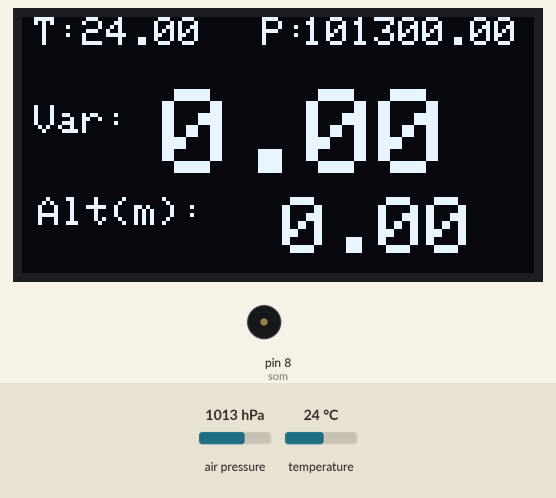
Simulated run of this sketch. Board: Arduino Uno, built with avr-gcc and run on an emulated ATmega328P. Shown: 128×64 one-colour display, buzzer (waves = sounding). The inputs (shaded band) are chosen by the test bench; at power-on: air pressure 1013 hPa, temperature 24 °C. What the sketch prints to the serial monitor is not drawn.

Above: at 1.8 s.
1.9 s: air pressure set to 952 hPa
At 4.9 s:
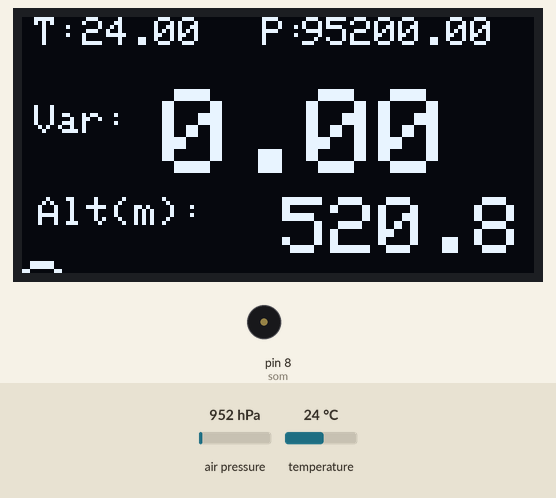
5.3 s: temperature set to 28 °C
At 6.9 s:
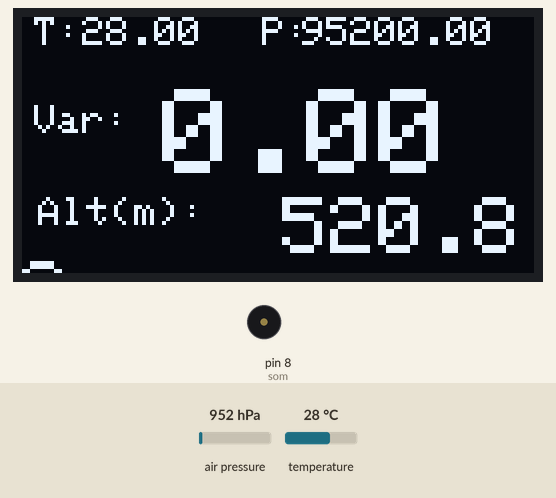
7.5 s: air pressure set to 975 hPa
At 8.28 s:
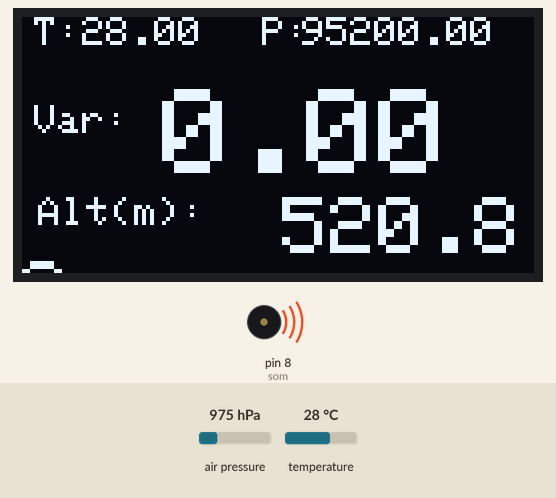
10.1 s: temperature set to 41 °C
At 11.0 s:
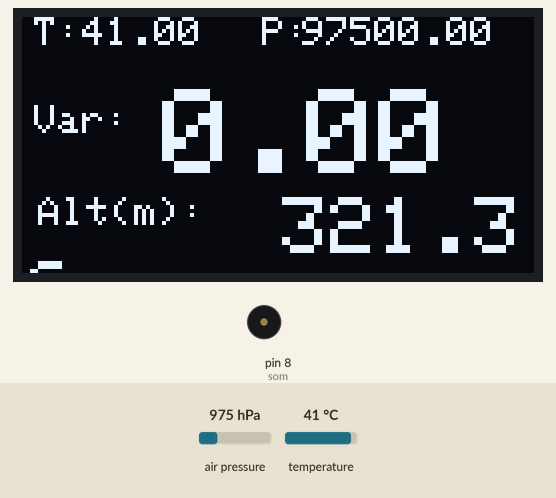
Timing chart, 0 to 12.9 s (numbered marks = the images above; inputs shaded):
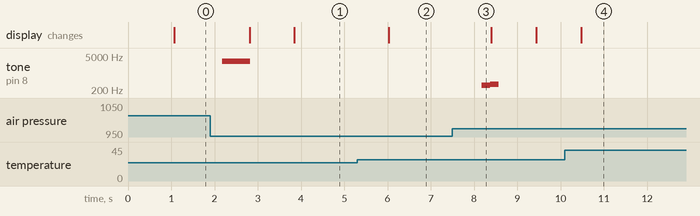

The sketch:

variometro.ino
```cpp
#include <Adafruit_GFX.h>
#include <Adafruit_SSD1306.h>
#include <Adafruit_BMP280.h>

#include <SPI.h>
#include <Wire.h>

#define BMP_SCK  (13)
#define BMP_MISO (12)
#define BMP_MOSI (11)
#define BMP_CS   (10)
#define OLED_RESET 4
#define som 8

Adafruit_SSD1306 display(OLED_RESET);
Adafruit_BMP280 bmp; // I2C

int vario = 0;
double delay1 = 0.0;
float altitude = 0.0;
float altAnterior = 0.0;
float altPadrao = 0.0;

//------------------------------------------------------------------------------

void setup()   {
  Serial.begin(9600);
  display.begin(SSD1306_SWITCHCAPVCC, 0x3C);  // initialize with the I2C addr 0x3D (for the 128x64)

  if (!bmp.begin()) {
    Serial.println(F("Could not find a valid BMP280 sensor, check wiring!"));
    while (1);
  }

  altPadrao = bmp.readAltitude(1013.25);
}

//------------------------------------------------------------------------------

void loop() {
  if((millis() - delay1) > 1000){
    display.clearDisplay();

    printTemperatura();
    printPressao();
    printAltitude();
    printVari();

    display.display();
    delay1 = millis();
    Serial.println(delay1);
  }

  delay(100);
}

//------------------------------------------------------------------------------

void printTemperatura(){
  printText("T:", 3, 0, 1, false);
  const float temp = bmp.readTemperature();
  printFloat(temp, 15, 0, 1, false);
}

//------------------------------------------------------------------------------

void printAltitude(){
  printText("Alt(m): ", 4, 45, 1, false);
  const float alt = bmp.readAltitude(1013.25);
  Serial.println(">>");
  Serial.println(alt);
  Serial.println(altPadrao);
  altitude = alt - altPadrao;
  Serial.println(altitude);
  printFloat(altitude, 65, 45, 2, false);
}

//------------------------------------------------------------------------------

float variometro(){
  const float var = altitude - altAnterior;
  makeTone(var);
  //makeTone(10);
  altAnterior = altitude;

  return var;
}

//------------------------------------------------------------------------------

void printText(String text, int x, int y, int size, boolean atualizar) {
  display.setTextSize(size);
  display.setTextColor(WHITE);
  display.setCursor(x,y);
  display.println(text);

  if(atualizar){
    display.display();
  }
}

//------------------------------------------------------------------------------

void printFloat(float num, int x, int y,int size, boolean atualizar) {
  display.setTextSize(size);
  display.setTextColor(WHITE);
  display.setCursor(x,y);
  display.println(num);

  if(atualizar){
    display.display();
  }
}

//------------------------------------------------------------------------------

void printLong(long num, int x, int y,int size, boolean atualizar) {
  display.setTextSize(size);
  display.setTextColor(WHITE);
  display.setCursor(x,y);
  display.println(num);

  if(atualizar){
    display.display();
  }
}

//------------------------------------------------------------------------------

void printVari(){
  printText("Var: ", 3, 22, 1, false);
  const float var = variometro();
  printFloat(var, 35, 18, 3, false);
}

//------------------------------------------------------------------------------

void printPressao(){
  printText("P:", 60, 0, 1, false);
  const float temp = bmp.readPressure();
  printFloat(temp, 70, 0, 1, false);
}

//------------------------------------------------------------------------------

void makeTone(const int var){
  if(var != 0){
    if(var > 0){
      tone(som, 3000, 150);
      delay(150);
      if(var >= 3){
        tone(som, 3000, 150);
        delay(150);
      }
      if(var >= 6){
        tone(som, 3000, 150);
        delay(150);
      }
      if(var >= 9){
        tone(som, 3000, 200);
        delay(150);
      }
    }
    else{
      tone(som, 320, 200);
      delay(200);
      tone(som, 350, 200);
    }
  }
}
```

Measured:
- after the input at 1.9 s, tone on pin 8 (som): silent → 3000 Hz after 0.28 s, → silent 0.65 s later; the display: first changes after 0.91 s (image 1 shows a later state)
- after the input at 5.3 s, the display: changes after 0.72 s (image 2)
- after the input at 7.5 s, tone on pin 8 (som): silent → 320 Hz after 0.67 s, → 350 Hz 0.20 s later, → silent 0.20 s later
- after the input at 10.1 s, the display: changes after 0.38 s (image 4)
